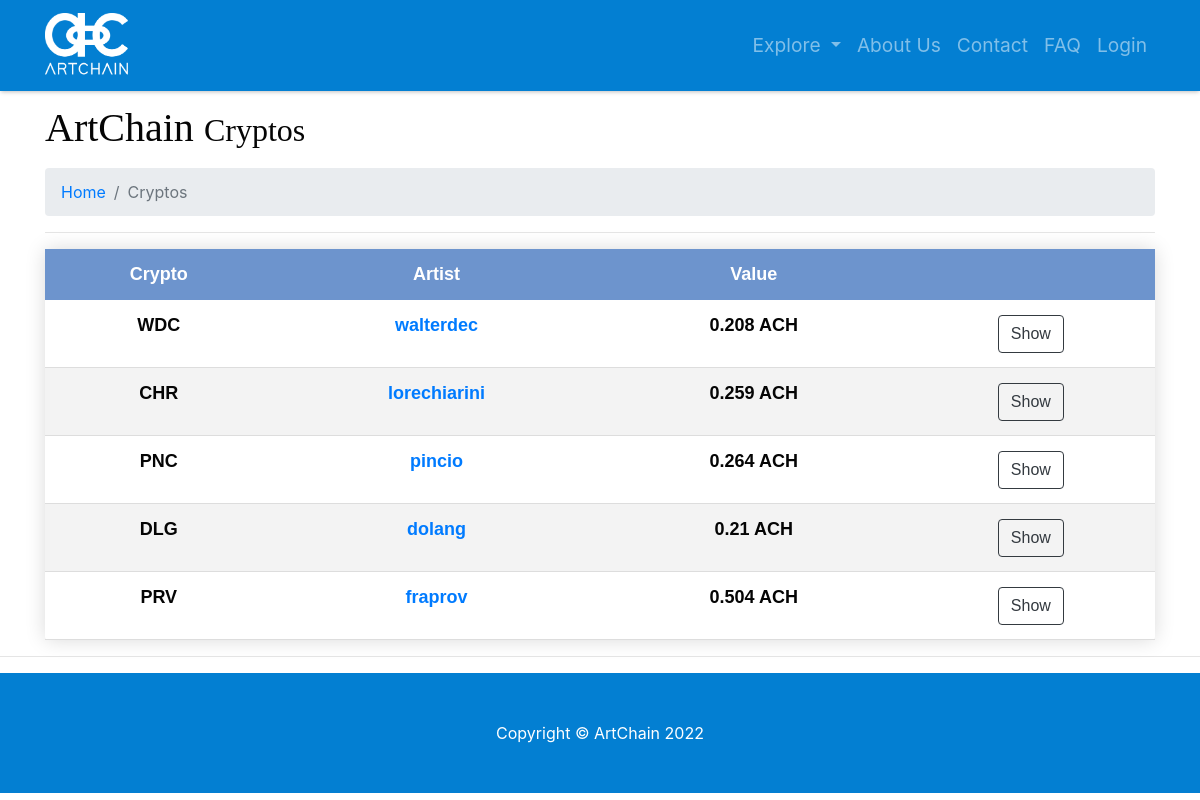
The app's page /explore-crypto, older data.
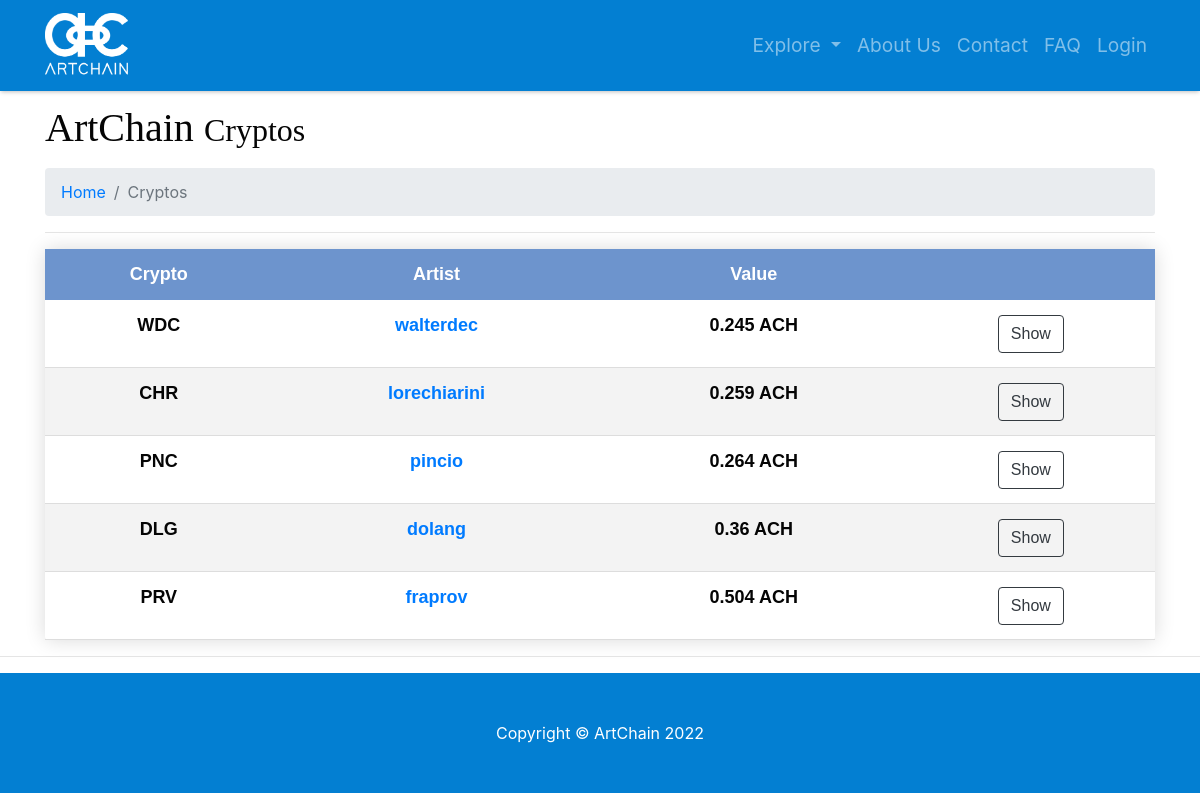
The same page, newer data.
### model.py (models this page shows)
class User(db.Model):
    __tablename__ = 'users'
    id = db.Column(db.Integer, unique=True, primary_key=True)
    username = db.Column(db.String(64), unique=True, index=True)
    password = db.Column(db.String(64))
    email = db.Column(db.String(64), unique=True)
    role_id = db.Column(db.Integer, db.ForeignKey('roles.id'))
    name = db.Column(db.String(64))
    surname = db.Column(db.String(64))
    category = db.Column(db.String(64), default=False)
    profile_pic_src = db.Column(db.String(64))
    insta = db.Column(db.Integer)
    instaname = db.Column(db.String(64))
    face = db.Column(db.Integer)
    facename = db.Column(db.String(64))
    twitter = db.Column(db.Integer)
    twittername = db.Column(db.String(64))
    yt = db.Column(db.Integer)
    ytname = db.Column(db.String(64))
    tiktok = db.Column(db.Integer)
    tiktokname = db.Column(db.String(64))
    twitch = db.Column(db.Integer)
    twitchname = db.Column(db.String(64))
    applemusic = db.Column(db.Integer)
    applemusicname = db.Column(db.String(64))
    spotify = db.Column(db.Integer)
    spotifyname = db.Column(db.String(64))
    soundcloud = db.Column(db.Integer)
    soundcloudname = db.Column(db.String(64))
    sales = db.Column(db.Integer)
    value = db.Column(db.Integer)

### app.py (the view)
@app.route('/explore-crypto', methods=['GET', 'POST'])
def explore_crypto():
    users_dictionary = {}
    cryptos_list = db.session.query(model.Crypto).all()
    ach = db.session.query(model.Crypto).filter_by(id=1).first()
    cryptos_list.remove(ach)
    for cryptocurrency in cryptos_list:
        users_dictionary[cryptocurrency.user_id] = (db.session.query(model.User).filter_by
                                                    (id=cryptocurrency.user_id).first())
    return render_template('explore-crypto.html', users_dictionary=users_dictionary, cryptos_list=cryptos_list)

### templates/explore-crypto.html (shortened to what this page needs)
{% include 'main-template.html' %}
{% block content %}
<head>
</head>
<div class="container">
   <h1 class="mt-4 mb-3">ArtChain
      <small>Cryptos</small>
   </h1>
   <ol class="breadcrumb">
      <li class="breadcrumb-item">
         <a href="/">Home</a>
      </li>
      <li class="breadcrumb-item active">Cryptos</li>
   </ol>
   <hr>
   <table class="styled-table">
      <thead>
         <tr>
            <th>Crypto</th>
            <th>Artist</th>
            <th>Value</th>
            <th></th>
         </tr>
      </thead>
      <tbody>
         {% for crypto in cryptos_list %}
         {% if crypto.name == 'ACH' %}
         <tr class="mt-5">
            <th>
               <p>{{crypto.name}}</p>
            </th>
            <th>
               <p>{{users_dictionary.get(crypto.user_id).username}}</p>
            </th>
            <th>
               <p>{{users_dictionary.get(crypto.user_id).value}} ACH</p>
            </th>
         </tr>
         {% else %}
         <tr class="mt-5">
            <th>
               <p>{{crypto.name}}</p>
            </th>
            <th>
               <p><a href="profile/{{users_dictionary.get(crypto.user_id).username}}">
                  {{users_dictionary.get(crypto.user_id).username}}
                  </a>
               </p>
            </th>
            <th>
               <p>{{users_dictionary.get(crypto.user_id).value}} ACH</p>
            </th>
            <th>
               <a class="btn btn-outline-dark mt-auto" href="/item/crypto/{{crypto.name}}">Show</a>
            </th>
         </tr>
         {% endif %}
         {% endfor %}
      </tbody>
   </table>
</div>
<hr>
{% endblock content %}
{% include 'footer.html' %}

Row changes from the older to the newer data that the page shows:
changed User "walterdec": get "0.208" → "0.245"
changed User "dolang": get "0.21" → "0.36"
